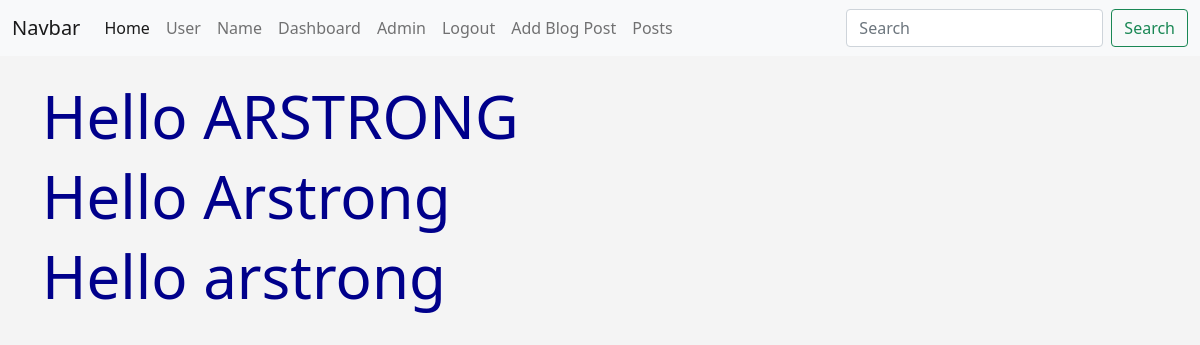
The app's page /user/ARSTRONG (signed in) with its own data.
### app.py (models this page shows, shortened)
class Users(db.Model, UserMixin):
    id = db.Column(db.Integer, primary_key=True)
    name = db.Column(db.String(200), nullable=False)
    email = db.Column(db.String(120), nullable=False, unique=True)
    favorite_color = db.Column(db.String(120))
    about_author = db.Column(db.Text(500), nullable=True)
    date_added =db.Column(db.DateTime, default=datetime.utcnow)
    profile_pic = db.Column(db.String(), nullable=True)
    password_hash = db.Column(db.String(128))
    posts = db.relationship('Posts', backref='poster')
    @property
    def password(self):
        raise AttributeError('passwod is not a readable!')

### app.py (the view)
@app.route('/user/<name>')
def user(name):
    return render_template('user.html', name=name)

### webforms.py
class SearchForm(FlaskForm):
    searched = StringField("Searched", validators=[DataRequired()])
    submit = SubmitField("Submit")

### app.py (called while the page is built)
@login_manager.user_loader
def load_user(user_id):
    return Users.query.get(int(user_id))

@app.context_processor
def base():
    form = SearchForm()
    return dict(form=form)

### templates/user.html
{% extends 'base.html' %}
{% block content %}
    <h1>Hello {{ name|upper }}</h1>
    <h1>Hello {{ name|capitalize }}</h1>
    <h1>Hello {{ name|lower }}</h1>
{% endblock %}

### static/CSS/style.css (style rules this page uses)
h1 { color: darkblue; font-size: 60px; }
body { background: #f4f4f4; }

### records on screen
Users: name "ARSTRONG", name "Arstrong", name "arstrong"
